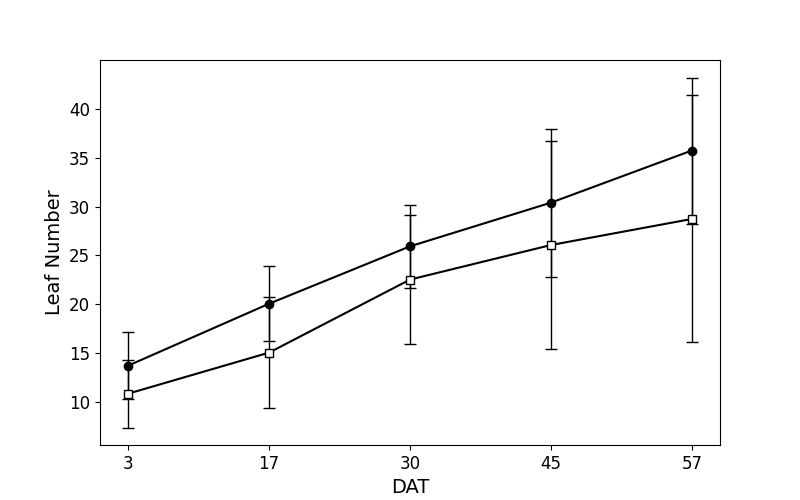
#> input picture line_plots/leaf_no._lineplot.png, 800 x 500 px
$ python combine_charts.py
#> lines starting #> are read from the running program, lines starting #| are printed output that depends on the picture
from PIL import Image

# Paths to your four images
paths = [
    "line_plots/leaf_no._lineplot.png",
    "line_plots/petiole_length_mean_(cm)_lineplot.png",
    "line_plots/inflorescence_no._lineplot.png",
    "line_plots/fruit_no._lineplot.png"
]

# Open all images
images = [Image.open(p) for p in paths]
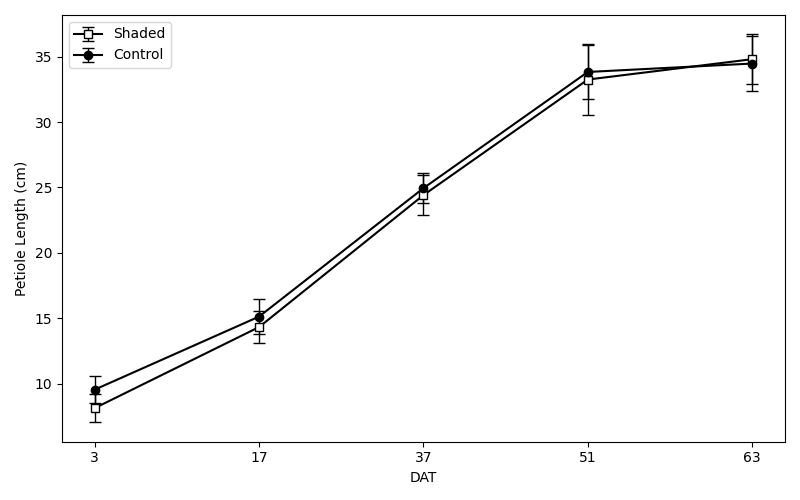
#> input picture line_plots/petiole_length_mean_(cm)_lineplot.png, 800 x 500 px
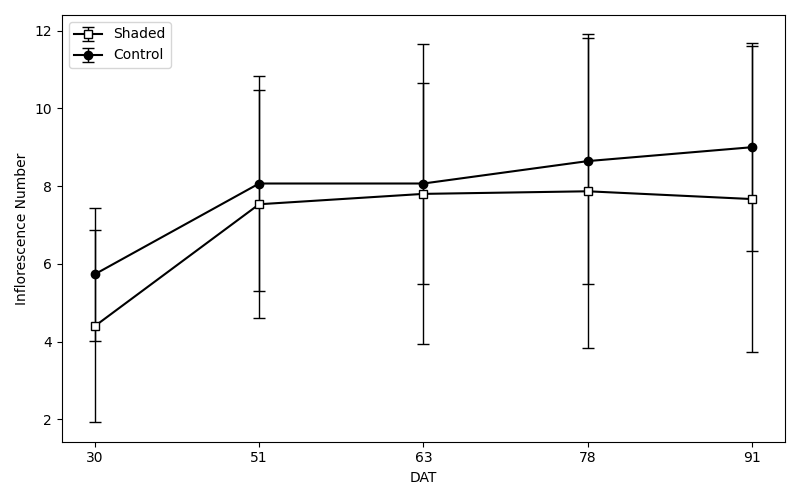
#> input picture line_plots/inflorescence_no._lineplot.png, 800 x 500 px
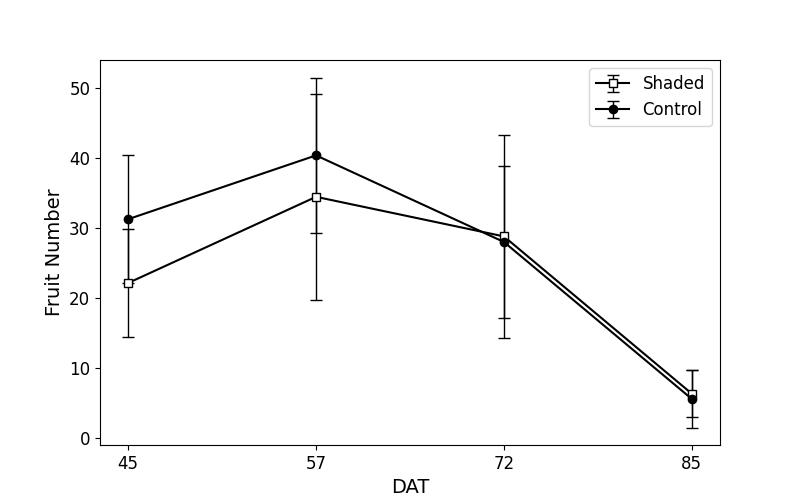
#> input picture line_plots/fruit_no._lineplot.png, 800 x 500 px
#> images = 4 items

# Optionally resize to same size (if not already the same)
widths, heights = zip(*(img.size for img in images))
#> widths = (800, 800, 800, 800); heights = (500, 500, 500, 500)
max_width = max(widths)
#> max_width = 800
max_height = max(heights)
#> max_height = 500

# Resize images to the same size
images = [img.resize((max_width, max_height)) for img in images]

# Create a new blank canvas for 2x2 grid
grid_width = max_width * 2
#> grid_width = 1600
grid_height = max_height * 2
#> grid_height = 1000
combined = Image.new("RGB", (grid_width, grid_height), (255, 255, 255))
#> combined: PIL image 1600x1000 RGB; every value is 255

# Paste images into the grid
combined.paste(images[0], (0, 0))
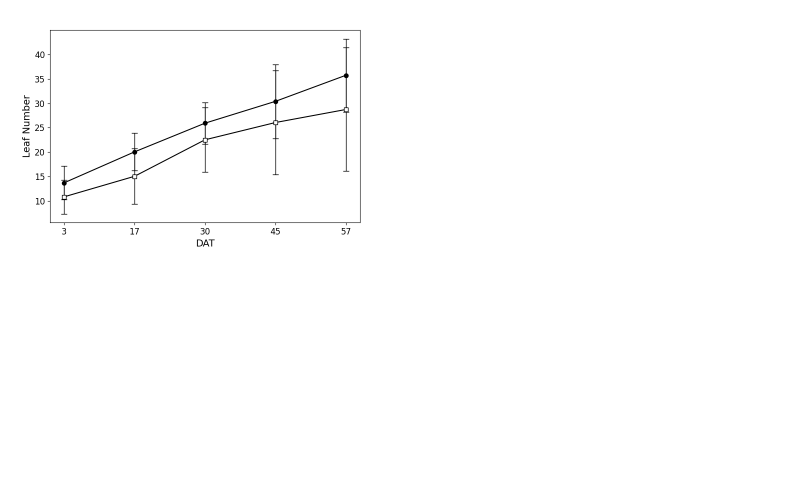
#> combined: PIL image 1600x1000 RGB (shown at 1/2 size); min 0, max 255, mean 253.7
combined.paste(images[1], (max_width, 0))
combined.paste(images[2], (0, max_height))
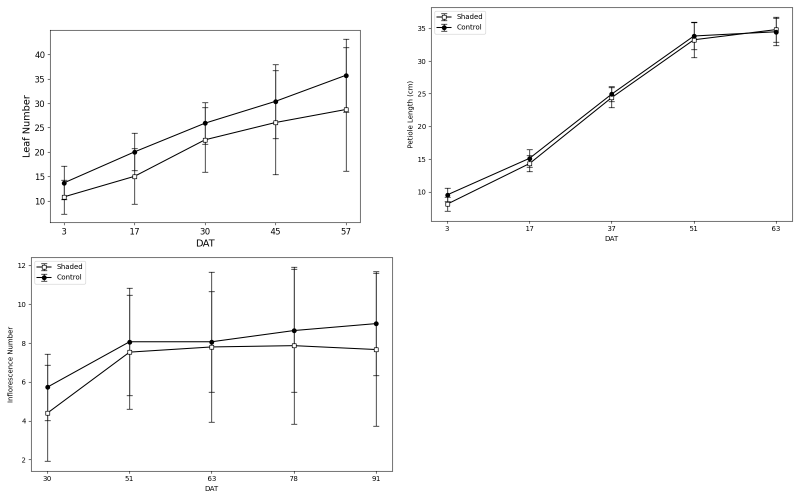
#> combined: PIL image 1600x1000 RGB (shown at 1/2 size); min 0, max 255, mean 250.8
combined.paste(images[3], (max_width, max_height))

# Save result
combined.save("line_plots/combined_2x2.png")


# Paths to your four images
paths = [
    "line_plots/yield_plant_(g)_lineplot.png",
    "line_plots/fruit_weight(g)_lineplot.png",
    "line_plots/cumulative_plant_yield_(g)_lineplot.png",
    "line_plots/fruit_no._plant_lineplot.png"
]

# Open all images
images = [Image.open(p) for p in paths]
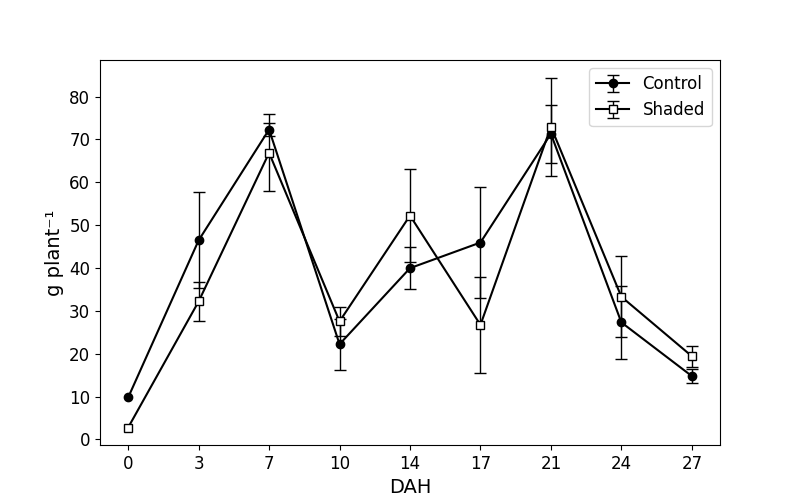
#> input picture line_plots/yield_plant_(g)_lineplot.png, 800 x 500 px
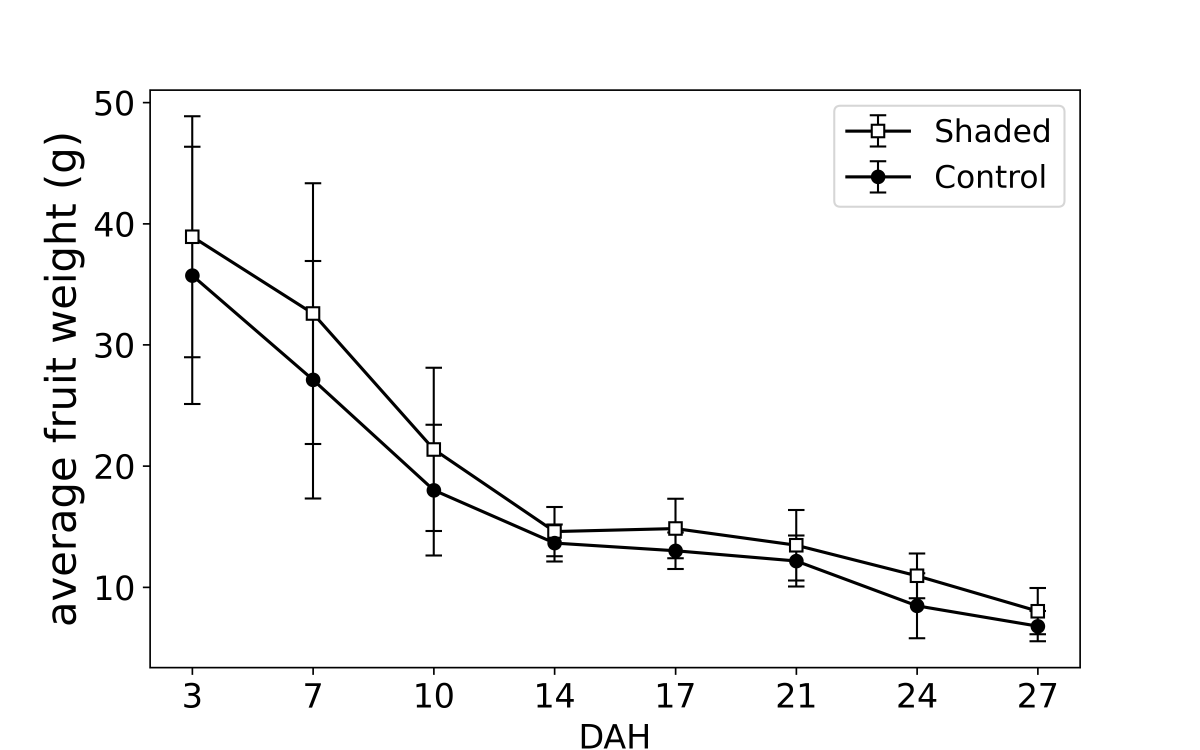
#> input picture line_plots/fruit_weight(g)_lineplot.png, 4800 x 3000 px (shown at 1/4 size)
#> (the run stopped early here; a loop or call above may not have finished)
